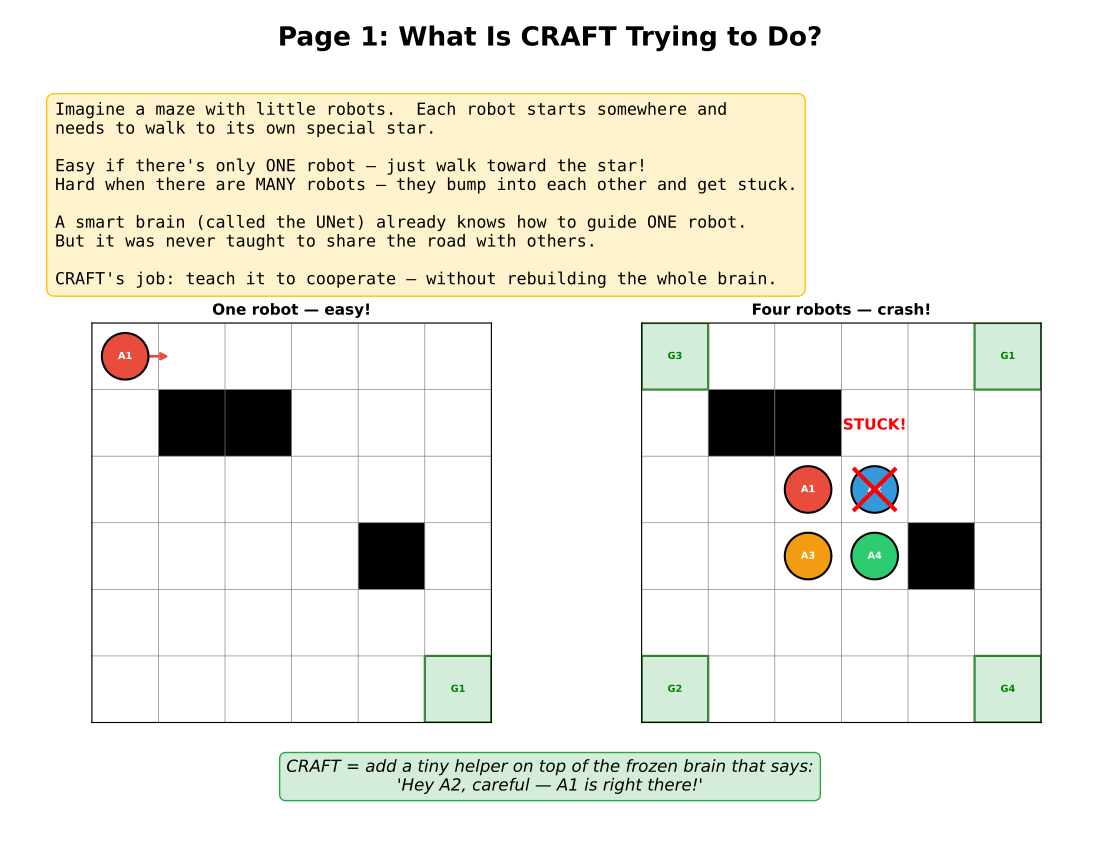

The script that saved this image:
"""Generate an ELI4 illustrated PDF explaining how CRAFT works end-to-end."""

import matplotlib
matplotlib.use("Agg")
import matplotlib.pyplot as plt
import matplotlib.patches as mpatches
import matplotlib.gridspec as gridspec
import numpy as np
from matplotlib.backends.backend_pdf import PdfPages


# ── Helpers ──────────────────────────────────────────────────────────────
def new_page(pdf, title, figsize=(11, 8.5)):
    fig = plt.figure(figsize=figsize)
    fig.suptitle(title, fontsize=19, fontweight="bold", y=0.97)
    return fig


def draw_grid(ax, H, W, walls=None, agents=None, goals=None, title="",
              heat=None, arrows=None):
    ax.set_xlim(-0.5, W - 0.5)
    ax.set_ylim(H - 0.5, -0.5)
    ax.set_aspect("equal")
    ax.set_title(title, fontsize=11, fontweight="bold")
    for r in range(H + 1):
        ax.axhline(r - 0.5, color="gray", lw=0.5)
    for c in range(W + 1):
        ax.axvline(c - 0.5, color="gray", lw=0.5)
    if heat is not None:
        vmax = max(heat.max(), 1e-9)
        for r in range(H):
            for c in range(W):
                v = heat[r, c] / vmax
                if v > 0:
                    ax.add_patch(plt.Rectangle(
                        (c - 0.5, r - 0.5), 1, 1,
                        fc=(1.0, 1.0 - v, 1.0 - v, 0.6), ec="none"))
    if walls:
        for (r, c) in walls:
            ax.add_patch(plt.Rectangle((c - 0.5, r - 0.5), 1, 1, fc="black"))
    if goals:
        for i, (r, c) in enumerate(goals):
            ax.add_patch(plt.Rectangle(
                (c - 0.5, r - 0.5), 1, 1, fc="#d4edda", ec="green", lw=1.5))
            ax.text(c, r, f"G{i+1}", ha="center", va="center",
                    fontsize=7, color="green", fontweight="bold")
    colors = ["#e74c3c", "#3498db", "#f39c12", "#2ecc71", "#9b59b6"]
    if agents:
        for i, (r, c) in enumerate(agents):
            col = colors[i % len(colors)]
            ax.add_patch(plt.Circle((c, r), 0.35, fc=col, ec="black", lw=1.5, zorder=5))
            ax.text(c, r, f"A{i+1}", ha="center", va="center",
                    fontsize=7, color="white", fontweight="bold", zorder=6)
    if arrows:
        for (r, c, dr, dc, col) in arrows:
            ax.annotate("", xy=(c + dc * 0.7, r + dr * 0.7),
                        xytext=(c, r),
                        arrowprops=dict(arrowstyle="->", color=col, lw=2))
    ax.set_xticks([])
    ax.set_yticks([])


def txt(fig, y, body, fc="#f8f9fa", ec="#6c757d", size=11):
    fig.text(0.05, y, body, fontsize=size, va="top", family="monospace",
             bbox=dict(boxstyle="round,pad=0.5", fc=fc, ec=ec))


# ═══════════════════════════════════════════════════════════════════════
#  PAGE 1 — THE BIG PICTURE
# ═══════════════════════════════════════════════════════════════════════
def page1_big_picture(pdf):
    fig = new_page(pdf, "Page 1: What Is CRAFT Trying to Do?")

    txt(fig, 0.88,
        "Imagine a maze with little robots.  Each robot starts somewhere and\n"
        "needs to walk to its own special star.\n\n"
        "Easy if there's only ONE robot — just walk toward the star!\n"
        "Hard when there are MANY robots — they bump into each other and get stuck.\n\n"
        "A smart brain (called the UNet) already knows how to guide ONE robot.\n"
        "But it was never taught to share the road with others.\n\n"
        "CRAFT's job: teach it to cooperate — without rebuilding the whole brain.",
        fc="#fff3cd", ec="#ffc107", size=12)

    gs = gridspec.GridSpec(1, 2, left=0.08, right=0.95,
                           bottom=0.15, top=0.62, wspace=0.35)

    ax1 = fig.add_subplot(gs[0, 0])
    draw_grid(ax1, 6, 6,
              walls=[(1, 1), (1, 2), (3, 4)],
              agents=[(0, 0)],
              goals=[(5, 5)],
              title="One robot — easy!",
              arrows=[(0, 0, 0, 1, "#e74c3c")])

    ax2 = fig.add_subplot(gs[0, 1])
    draw_grid(ax2, 6, 6,
              walls=[(1, 1), (1, 2), (3, 4)],
              agents=[(2, 2), (2, 3), (3, 2), (3, 3)],
              goals=[(0, 5), (5, 0), (0, 0), (5, 5)],
              title="Four robots — crash!")
    ax2.plot([2.7, 3.3], [1.7, 2.3], "r-", lw=3, zorder=10)
    ax2.plot([2.7, 3.3], [2.3, 1.7], "r-", lw=3, zorder=10)
    ax2.text(3, 1.1, "STUCK!", ha="center", fontsize=11,
             color="red", fontweight="bold")

    fig.text(0.5, 0.07,
             "CRAFT = add a tiny helper on top of the frozen brain that says:\n"
             "'Hey A2, careful — A1 is right there!'",
             ha="center", fontsize=12, style="italic",
             bbox=dict(boxstyle="round,pad=0.4", fc="#d4edda", ec="#28a745"))

    pdf.savefig(fig)
    plt.close(fig)


# ═══════════════════════════════════════════════════════════════════════
#  PAGE 2 — WHAT THE BRAIN SEES (6-CHANNEL INPUT)
# ═══════════════════════════════════════════════════════════════════════
def page2_input_channels(pdf):
    fig = new_page(pdf, "Page 2: What the Brain Sees — 6 Layers of Information")

    txt(fig, 0.90,
        "Before a robot can decide where to move, it has to LOOK at the world.\n"
        "The world is given as 6 pictures stacked on top of each other — like 6\n"
        "transparencies on an overhead projector, each showing something different.",
        fc="#cce5ff", ec="#007bff", size=11)

    channels = [
        ("#2c3e50", "white",  "Ch 0\nWalls",
         "Black = wall\nWhite = free\n\n'Where can\nI go?'"),
        ("#e74c3c", "white",  "Ch 1\nRobot positions",
         "Each robot gets\na different number\n\n'Who is where?'"),
        ("#2ecc71", "white",  "Ch 2\nGoal positions",
         "Each robot's star\ngets its number\n\n'Where does\neach go?'"),
        ("#3498db", "white",  "Ch 3\nDistance to star",
         "Close = bright\nFar  = dark\n\n'How far am\nI from home?'"),
        ("#f39c12", "black",  "Ch 4\nDistance slope ↔",
         "Bright = goal is\nto the right\nDark = to the left\n\n'Which column?'"),
        ("#9b59b6", "white",  "Ch 5\nDistance slope ↕",
         "Bright = goal is\nbelow\nDark = above\n\n'Which row?'"),
    ]

    gs = gridspec.GridSpec(2, 3, left=0.05, right=0.98,
                           bottom=0.04, top=0.72, wspace=0.35, hspace=0.45)

    for idx, (bg, fg, title, note) in enumerate(channels):
        r, c = divmod(idx, 3)
        ax = fig.add_subplot(gs[r, c])
        ax.set_facecolor(bg)
        ax.set_xlim(0, 4); ax.set_ylim(0, 4)
        ax.set_title(title, fontsize=10, fontweight="bold", color=bg,
                     bbox=dict(fc="white", ec=bg, pad=2, boxstyle="round"))
        ax.text(2, 2.4, note, ha="center", va="center",
                fontsize=8.5, color=fg, family="monospace",
                multialignment="center")
        ax.set_xticks([]); ax.set_yticks([])
        for spine in ax.spines.values():
            spine.set_edgecolor(bg); spine.set_linewidth(2)

    pdf.savefig(fig)
    plt.close(fig)


# ═══════════════════════════════════════════════════════════════════════
#  PAGE 3 — THE FROZEN BRAIN (UNET)
# ═══════════════════════════════════════════════════════════════════════
def page3_unet(pdf):
    fig = new_page(pdf, "Page 3: The Frozen Brain — UNet")

    txt(fig, 0.88,
        "The UNet is a big neural network with 7.8 MILLION numbers inside it.\n"
        "Think of it as a very experienced navigator who has seen millions of mazes.\n\n"
        "It reads the 6-layer picture and outputs ONE thing:\n"
        "For EVERY single cell in the grid, 5 scores:\n\n"
        "   [Stay,  Go Right,  Go Left,  Go Up,  Go Down]\n\n"
        "Higher score = 'this direction is better from this cell.'\n\n"
        "We do NOT change the UNet.  It's frozen, like a textbook.\n"
        "CRAFT only adds a thin sticky note on top.",
        fc="#cce5ff", ec="#007bff", size=11)

    gs = gridspec.GridSpec(1, 3, left=0.06, right=0.96,
                           bottom=0.12, top=0.60, wspace=0.4)

    # Input picture
    ax0 = fig.add_subplot(gs[0, 0])
    ax0.set_facecolor("#ecf0f1")
    ax0.text(0.5, 0.75, "6-layer\npicture", ha="center", va="center",
             fontsize=13, fontweight="bold", transform=ax0.transAxes)
    ax0.text(0.5, 0.35, "[6 × H × W]", ha="center", va="center",
             fontsize=10, family="monospace", transform=ax0.transAxes)
    ax0.set_title("INPUT", fontsize=11, fontweight="bold")
    ax0.set_xticks([]); ax0.set_yticks([])

    # Arrow
    fig.text(0.38, 0.35, "→", fontsize=30, ha="center", va="center")

    # UNet box
    ax1 = fig.add_subplot(gs[0, 1])
    ax1.set_facecolor("#007bff")
    ax1.text(0.5, 0.70, "UNet", ha="center", va="center",
             fontsize=18, fontweight="bold", color="white", transform=ax1.transAxes)
    ax1.text(0.5, 0.45, "7,800,000\nparameters", ha="center", va="center",
             fontsize=10, color="#cce5ff", family="monospace", transform=ax1.transAxes)
    ax1.text(0.5, 0.20, "FROZEN ❄️", ha="center", va="center",
             fontsize=10, color="#aed6f1", fontweight="bold", transform=ax1.transAxes)
    ax1.set_title("BRAIN", fontsize=11, fontweight="bold")
    ax1.set_xticks([]); ax1.set_yticks([])

    # Arrow
    fig.text(0.70, 0.35, "→", fontsize=30, ha="center", va="center")

    # Output
    ax2 = fig.add_subplot(gs[0, 2])
    ax2.set_facecolor("#ecf0f1")
    ax2.text(0.5, 0.75, "5 scores\nper cell", ha="center", va="center",
             fontsize=12, fontweight="bold", transform=ax2.transAxes)
    ax2.text(0.5, 0.40,
             "[5 × H × W]\n\nStay / Right\nLeft / Up\nDown",
             ha="center", va="center",
             fontsize=9, family="monospace", transform=ax2.transAxes)
    ax2.set_title("OUTPUT (raw logits)", fontsize=11, fontweight="bold")
    ax2.set_xticks([]); ax2.set_yticks([])

    txt(fig, 0.06,
        "Problem: UNet was trained alone — it ignores other robots.\n"
        "The scores it gives don't say 'but watch out, A2 is going left!'",
        fc="#f8d7da", ec="#dc3545", size=11)

    pdf.savefig(fig)
    plt.close(fig)


# ═══════════════════════════════════════════════════════════════════════
#  PAGE 4 — THE HELPER (HEURISTIC PHI)
# ═══════════════════════════════════════════════════════════════════════
def page4_heuristic_phi(pdf):
    fig = new_page(pdf, "Page 4: The Helper — Heuristic Phi (Traffic Sensor)")

    txt(fig, 0.89,
        "CRAFT adds a HELPER that computes a 'danger score' (called phi, φ) for every robot.\n"
        "High φ = 'this robot is in a crowded or dangerous spot — others should avoid it.'\n"
        "Low  φ = 'this robot is fine, nothing special going on.'\n\n"
        "The helper uses THREE hand-crafted signals (no learning needed — pure math):",
        fc="#fff3cd", ec="#ffc107", size=11)

    boxes = [
        ("#e74c3c", "SIGNAL 1: Local Density",
         "Count how many other robots\n"
         "are within 3 steps of this robot.\n\n"
         "Many neighbors → high cost.\n"
         "Alone → low cost.\n\n"
         "Weight: 2.0\n\n"
         "Analogy: a crowded hallway\n"
         "vs. an empty one."),
        ("#f39c12", "SIGNAL 2: Bottleneck Score",
         "Some cells on the map are\n"
         "CHOKE POINTS — almost every\n"
         "path passes through them.\n\n"
         "Pre-computed once per map\n"
         "using graph betweenness.\n\n"
         "Weight: 3.0\n\n"
         "Analogy: a narrow bridge\n"
         "everyone must cross."),
        ("#3498db", "SIGNAL 3: Direction Conflict",
         "Is another robot walking\n"
         "straight toward THIS robot?\n\n"
         "If yes → head-on collision\n"
         "risk → raise the cost!\n\n"
         "Weight: 5.0\n\n"
         "Analogy: two cars on a\n"
         "one-lane road facing each\n"
         "other."),
    ]

    gs = gridspec.GridSpec(1, 3, left=0.04, right=0.98,
                           bottom=0.08, top=0.68, wspace=0.3)

    for idx, (col, title, body) in enumerate(boxes):
        ax = fig.add_subplot(gs[0, idx])
        ax.set_facecolor(col)
        ax.text(0.5, 0.92, title, ha="center", va="top",
                fontsize=10, fontweight="bold", color="white",
                transform=ax.transAxes, wrap=True)
        ax.text(0.5, 0.68, body, ha="center", va="top",
                fontsize=9, color="white", family="monospace",
                transform=ax.transAxes, multialignment="center")
        ax.set_xticks([]); ax.set_yticks([])

    fig.text(0.5, 0.03,
             "φᵢ  =  2.0 × density  +  3.0 × bottleneck  +  5.0 × conflict",
             ha="center", fontsize=13, fontweight="bold", family="monospace",
             bbox=dict(boxstyle="round,pad=0.5", fc="#e2e3e5", ec="#333"))

    pdf.savefig(fig)
    plt.close(fig)


# ═══════════════════════════════════════════════════════════════════════
#  PAGE 5 — COST SHAPING: BENDING THE BRAIN'S SCORES
# ═══════════════════════════════════════════════════════════════════════
def page5_cost_shaping(pdf):
    fig = new_page(pdf, "Page 5: Cost Shaping — How the Helper Bends the Brain's Scores")

    txt(fig, 0.89,
        "The UNet gives raw scores.  The helper gives a danger number φ per robot.\n"
        "Cost shaping COMBINES them:\n\n"
        "   shaped_score[robot, action]  =  UNet_score  −  penalty\n\n"
        "   penalty = sum over nearby robots j of:  weight(dist) × φⱼ\n"
        "   weight(dist) = max(0,  (radius+1 − dist) / (radius+1))\n\n"
        "   dist=0 → weight=1.0    dist=1 → weight=0.67    dist=2 → weight=0.33\n\n"
        "If robot A1 is thinking about going RIGHT and A2 (φ=4.0) is 1 step to the right:\n"
        "   penalty ≈ 0.67 × 4.0 = 2.68 subtracted from the 'go right' score.\n"
        "   The 'go up' score is untouched.  So A1 will probably go up instead. ✓",
        fc="#d4edda", ec="#28a745", size=11)

    # Visual grid showing penalty reaching out
    gs = gridspec.GridSpec(1, 2, left=0.05, right=0.95,
                           bottom=0.09, top=0.55, wspace=0.35)

    ax1 = fig.add_subplot(gs[0, 0])
    H, W = 7, 7
    heat = np.zeros((H, W))
    dest = (3, 4)
    for dr in range(-2, 3):
        for dc in range(-2, 3):
            r2, c2 = dest[0] + dr, dest[1] + dc
            if 0 <= r2 < H and 0 <= c2 < W:
                d = max(abs(dr), abs(dc))
                heat[r2, c2] = max(0, (3 - d) / 3)
    draw_grid(ax1, H, W,
              agents=[(3, 3)],
              title="A1 thinking about going RIGHT\n(destination = orange cell)",
              heat=heat)
    ax1.add_patch(plt.Rectangle((3.5, 2.5), 1, 1,
                                fc="none", ec="orange", lw=3, ls="--", zorder=7))
    ax1.text(4, 3, "dest", ha="center", va="center",
             fontsize=7, color="darkorange", fontweight="bold", zorder=8)
    ax1.add_patch(plt.Circle((5, 3), 0.3, fc="#3498db", ec="black", lw=1.5, zorder=5))
    ax1.text(5, 3, "A2", ha="center", va="center",
             fontsize=7, color="white", fontweight="bold", zorder=6)
    ax1.text(5, 3.55, "φ=4.0", ha="center", fontsize=8,
             color="#3498db", fontweight="bold")

    ax2 = fig.add_subplot(gs[0, 1])
    actions = ["Stay", "Right", "Left", "Up", "Down"]
    raw     = [1.2,    2.5,   0.8,   1.8,  0.6]
    shaped  = [1.2,    2.5 - 0.67 * 4.0,  0.8,  1.8, 0.6]
    x = np.arange(len(actions))
    w = 0.35
    ax2.bar(x - w/2, raw,    w, label="Raw UNet score",    color="#007bff", alpha=0.85)
    ax2.bar(x + w/2, shaped, w, label="After shaping",     color="#28a745", alpha=0.85)
    ax2.set_xticks(x); ax2.set_xticklabels(actions, fontsize=9)
    ax2.set_ylabel("Score", fontsize=9)
    ax2.set_title("Scores before & after shaping\n(A2 with φ=4.0 is 1 step right of dest)",
                  fontsize=10, fontweight="bold")
    ax2.legend(fontsize=8)
    ax2.axhline(0, color="black", lw=0.8)
    ax2.annotate("'Right' score\ndropped a lot!", xy=(1 + w/2, shaped[1]),
                 xytext=(2.3, 2.0),
                 arrowprops=dict(arrowstyle="->", color="red"),
                 fontsize=9, color="red", fontweight="bold")

    pdf.savefig(fig)
    plt.close(fig)


# ═══════════════════════════════════════════════════════════════════════
#  PAGE 6 — PPO: LEARNING FROM EXPERIENCE
# ═══════════════════════════════════════════════════════════════════════
def page6_ppo(pdf):
    fig = new_page(pdf, "Page 6: PPO — Learning From Experience")

    txt(fig, 0.89,
        "The heuristic phi uses fixed math.  But we can also LEARN better weights.\n"
        "PPO (Proximal Policy Optimization) is a technique for training by trial and error:\n\n"
        "  1. Let the robots run around the maze for a while  (ROLLOUT)\n"
        "  2. Give rewards: +1 when a robot reaches its star, -small every step\n"
        "  3. Ask: which decisions led to good outcomes?  (GAE — see below)\n"
        "  4. Nudge the policy a tiny bit toward those decisions  (UPDATE)\n"
        "  5. Repeat thousands of times\n\n"
        "We train TWO things with PPO:\n"
        "  • Policy (action scores) — the shaped UNet + fine-tuned top layers\n"
        "  • Value head — a tiny MLP that predicts 'how good is this situation?'",
        fc="#f8d7da", ec="#dc3545", size=11)

    txt(fig, 0.40,
        "GAE — Generalized Advantage Estimation  (γ=0.99, λ=0.95)\n"
        "━━━━━━━━━━━━━━━━━━━━━━━━━━━━━━━━━━━━━━━━━━━━━━━━━━━━━━━\n"
        "'Did this action turn out better or worse than I expected?'\n\n"
        "  advantage = (actual reward I got) − (what the value head predicted)\n\n"
        "  γ=0.99: care about future rewards almost as much as immediate ones\n"
        "  λ=0.95: balance between short-horizon accuracy and long-horizon reach\n\n"
        "  Positive advantage → do this action MORE often\n"
        "  Negative advantage → do this action LESS often",
        fc="#e2e3e5", ec="#6c757d", size=11)

    txt(fig, 0.12,
        "PPO clip (ε=0.2):  Never change the policy too much in one step.\n"
        "Like saying 'improve yourself, but don't completely reinvent yourself overnight.'",
        fc="#fff3cd", ec="#ffc107", size=11)

    pdf.savefig(fig)
    plt.close(fig)


# ═══════════════════════════════════════════════════════════════════════
#  PAGE 7 — CURRICULUM LEARNING
# ═══════════════════════════════════════════════════════════════════════
def page7_curriculum(pdf):
    fig = new_page(pdf, "Page 7: Curriculum Learning — Start Easy, Get Harder")

    txt(fig, 0.89,
        "We don't throw the robots into the hardest level immediately.\n"
        "Like a video game, we start EASY and get HARDER when they're ready.\n\n"
        "We measure readiness with ISR — Individual Success Rate:\n"
        "  ISR = (number of robots that reached their star) / (total robots)\n\n"
        "When ISR >= 0.50 (50% success), we move to the next level.",
        fc="#cce5ff", ec="#007bff", size=12)

    gs = gridspec.GridSpec(1, 3, left=0.04, right=0.98,
                           bottom=0.22, top=0.70, wspace=0.3)

    stages = [
        ("#2ecc71",  "Stage 1",  "4 robots",  "16×16 map",  "128 steps",  "ISR ≥ 0.50 → next"),
        ("#f39c12",  "Stage 2",  "8 robots",  "16×16 map",  "192 steps",  "ISR ≥ 0.50 → next"),
        ("#e74c3c",  "Stage 3", "16 robots",  "32×32 map",  "256 steps",  "Final stage"),
    ]

    for idx, (col, stage, agents, msize, steps, cond) in enumerate(stages):
        ax = fig.add_subplot(gs[0, idx])
        ax.set_facecolor(col)
        ax.text(0.5, 0.88, stage, ha="center", va="top",
                fontsize=16, fontweight="bold", color="white",
                transform=ax.transAxes)
        for i, line in enumerate([agents, msize, steps, "", cond]):
            ax.text(0.5, 0.68 - i * 0.14, line, ha="center", va="top",
                    fontsize=10, color="white", family="monospace",
                    transform=ax.transAxes)
        ax.set_xticks([]); ax.set_yticks([])

    # Arrow between stages
    fig.text(0.355, 0.45, "→", fontsize=28, ha="center", va="center", color="#555")
    fig.text(0.645, 0.45, "→", fontsize=28, ha="center", va="center", color="#555")

    txt(fig, 0.12,
        "Why curriculum?\n"
        "If you start with 16 robots on a big map, the reward signal is so noisy\n"
        "that the model barely learns anything.  Starting small makes learning stable.",
        fc="#d4edda", ec="#28a745", size=11)

    pdf.savefig(fig)
    plt.close(fig)


# ═══════════════════════════════════════════════════════════════════════
#  PAGE 8 — DIAGNOSTIC PHASE
# ═══════════════════════════════════════════════════════════════════════
def page8_diagnostic(pdf):
    fig = new_page(pdf, "Page 8: Before Training — Diagnosing the Problem")

    txt(fig, 0.89,
        "Before fixing anything, we first PROVE that the problem actually exists.\n"
        "We run the frozen UNet on many maps and log every decision it makes.\n\n"
        "Then we ask five questions:",
        fc="#fff3cd", ec="#ffc107", size=12)

    questions = [
        ("Q1", "Does the UNet disagree with the expert (LaCAM) MORE\n"
               "when there are more robots nearby?\n"
               "→ Measures: does density predict mistakes?"),
        ("Q2", "Where on the map do mistakes cluster?\n"
               "→ Spatial heatmap of errors.\n"
               "→ Do errors bunch near chokepoints?"),
        ("Q3", "Do cells with high 'betweenness' (bottlenecks) have\n"
               "more mistakes than open cells?\n"
               "→ Confirms bottleneck hypothesis."),
        ("Q4", "Can density ALONE predict whether the UNet will\n"
               "make a mistake?  (AUC of logistic regression)\n"
               "→ AUC > 0.6 confirms density matters."),
        ("Q5", "Is there systematic directional conflict?\n"
               "Do two robots often 'want' the same cell at the same time?\n"
               "→ Measures head-on collision rate."),
    ]

    for i, (label, body) in enumerate(questions):
        y = 0.74 - i * 0.135
        fc = "#d4edda" if i % 2 == 0 else "#cce5ff"
        ec = "#28a745" if i % 2 == 0 else "#007bff"
        fig.text(0.05, y, f"{label}: {body}", fontsize=10, va="top",
                 family="monospace",
                 bbox=dict(boxstyle="round,pad=0.4", fc=fc, ec=ec))

    txt(fig, 0.04,
        "All five analyses are implemented in diagnostic.ipynb (Colab) and\n"
        "diagnostic_local.ipynb (local).  Results go into results/diagnostic_report.tex.",
        fc="#e2e3e5", ec="#6c757d", size=10)

    pdf.savefig(fig)
    plt.close(fig)


# ═══════════════════════════════════════════════════════════════════════
#  PAGE 9 — FULL PIPELINE AT A GLANCE
# ═══════════════════════════════════════════════════════════════════════
def page9_pipeline(pdf):
    fig = new_page(pdf, "Page 9: The Full Pipeline at a Glance")

    steps = [
        ("#2c3e50", "white",
         "ENVIRONMENT  (envs/pogema_railgun_env.py)",
         "Grid world.  Produces the 6-layer picture every step.\n"
         "Runs up to 256 steps per episode."),
        ("#007bff", "white",
         "FROZEN UNet  (pretrained RAILGUN checkpoint)",
         "Reads the 6-layer picture.\n"
         "Outputs 5 raw scores per cell.  Never updated."),
        ("#f39c12", "black",
         "HEURISTIC PHI  (tools/heuristic_cost.py)",
         "Computes φ per robot from density + bottleneck + conflict.\n"
         "Subtracts proximity-weighted penalty from the raw UNet scores."),
        ("#28a745", "white",
         "ACTION SAMPLING  (train_rl.py)",
         "Each robot picks its action from the shaped scores.\n"
         "Stochastic during training, greedy during evaluation."),
        ("#e74c3c", "white",
         "PPO UPDATE  (train_rl.py — ppo_update())",
         "Collect T-step rollout → compute GAE → update policy + value head.\n"
         "Gradient clipping at 0.5.  Entropy bonus 0.01 keeps exploration alive."),
        ("#9b59b6", "white",
         "CURRICULUM CHECK  (train_rl.py — evaluate_isr())",
         "Every eval_interval: measure ISR.  Save checkpoint if improved.\n"
         "Advance to next curriculum stage when ISR ≥ threshold."),
    ]

    for i, (bg, fg, title, body) in enumerate(steps):
        y = 0.86 - i * 0.132
        fig.text(0.05, y,
                 f"{'─'*3} {title}\n    {body}",
                 fontsize=9.5, va="top", family="monospace",
                 bbox=dict(boxstyle="round,pad=0.4", fc=bg, ec="black"))
        fig.texts[-1].set_color(fg)
        if i < len(steps) - 1:
            fig.text(0.075, y - 0.025, "↓", fontsize=14, color="#555")

    pdf.savefig(fig)
    plt.close(fig)


# ═══════════════════════════════════════════════════════════════════════
#  PAGE 10 — KEY NUMBERS AND VOCAB CHEATSHEET
# ═══════════════════════════════════════════════════════════════════════
def page10_cheatsheet(pdf):
    fig = new_page(pdf, "Page 10: Key Numbers & Vocab Cheatsheet")

    txt(fig, 0.89,
        "VOCAB\n"
        "─────\n"
        "UNet         Big frozen brain (7.8M params).  Reads map, gives direction scores.\n"
        "Phi (φ)      Danger number per robot.  High = congested / bottleneck / conflict.\n"
        "Cost shaping Subtract a φ-based penalty from UNet scores before picking action.\n"
        "PPO          Trial-and-error training algorithm.\n"
        "GAE          Method to figure out which decisions were actually good ones.\n"
        "ISR          Individual Success Rate = how many robots reached their star.\n"
        "Curriculum   Train easy first, get harder when ISR passes 50%.",
        fc="#e2e3e5", ec="#6c757d", size=11)

    txt(fig, 0.53,
        "KEY NUMBERS\n"
        "───────────\n"
        "7,800,000   Parameters in the frozen UNet backbone\n"
        "6           Input channels per cell (walls, agents, goals, dist, grad_x, grad_y)\n"
        "5           Actions per robot  (stay, right, left, up, down)\n"
        "3           Phi signals  (density ×2.0, bottleneck ×3.0, conflict ×5.0)\n"
        "2           Proximity radius for cost shaping (L-inf distance)\n"
        "3           Curriculum stages  (4 → 8 → 16 robots)\n"
        "0.50        ISR threshold to advance curriculum stage\n"
        "0.99        γ  — how much we care about future rewards\n"
        "0.95        λ  — GAE balance between short/long horizon\n"
        "0.20        PPO clip ε  — maximum policy change per step\n"
        "3e-5        Learning rate",
        fc="#fff3cd", ec="#ffc107", size=11)

    txt(fig, 0.11,
        "To run training:   python train_rl.py --config configs/rl_ppo.yaml\n"
        "To generate PDFs:  python docs/craft_explained.py",
        fc="#d4edda", ec="#28a745", size=11)

    pdf.savefig(fig)
    plt.close(fig)


# ═══════════════════════════════════════════════════════════════════════
#  MAIN
# ═══════════════════════════════════════════════════════════════════════
def main():
    import os
    out_path = os.path.join(os.path.dirname(__file__), "craft_explained.pdf")
    with PdfPages(out_path) as pdf:
        page1_big_picture(pdf)
        page2_input_channels(pdf)
        page3_unet(pdf)
        page4_heuristic_phi(pdf)
        page5_cost_shaping(pdf)
        page6_ppo(pdf)
        page7_curriculum(pdf)
        page8_diagnostic(pdf)
        page9_pipeline(pdf)
        page10_cheatsheet(pdf)
    print(f"PDF saved to {out_path}")


if __name__ == "__main__":
    main()
